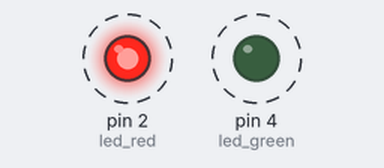
Simulated run of this program. Board: MicroPython board. Shown: output pins drawn as LEDs (lit = HIGH). Dashed ring = blinking. What the program prints to the serial console is not drawn.

Above: at 0.2 s.
Timing chart, 0 to 3.0 s (numbered marks = the images above):
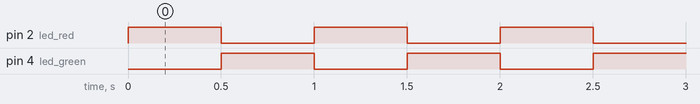

The program:

04_twoLed_infiniteLoop.py
```python
# ==============================================================================
# 04_twoLed_infiniteLoop.py - การควบคุม LED แบบไม่สิ้นสุด (Infinite LED Control)
# ==============================================================================
# โปรแกรมนี้สาธิตการควบคุม LED สองดวงสลับกันแบบไม่มีที่สิ้นสุด
# This program demonstrates controlling two LEDs alternately in an infinite loop
# กด Ctrl+C เพื่อหยุดโปรแกรม (Press Ctrl+C to stop)
# ==============================================================================

import machine
import time

# กำหนดขา GPIO สำหรับ LED ทั้งสองดวง
# Set GPIO pins for both LEDs
led_red = machine.Pin(2, machine.Pin.OUT)    # LED สีแดง (Red LED) - GPIO2
led_green = machine.Pin(4, machine.Pin.OUT)  # LED สีเขียว (Green LED) - GPIO4

print("เริ่มโปรแกรม - กด Ctrl+C เพื่อหยุด (Starting - Press Ctrl+C to stop)")

try:
    while True:
        # เปิด LED แดง, ปิด LED เขียว (Red ON, Green OFF)
        led_red.on()
        led_green.off()
        time.sleep(0.5)

        # ปิด LED แดง, เปิด LED เขียว (Red OFF, Green ON)
        led_red.off()
        led_green.on()
        time.sleep(0.5)

except KeyboardInterrupt:
    # หยุดโปรแกรมเมื่อกด Ctrl+C (Stop program when Ctrl+C is pressed)
    print("\nหยุดโปรแกรม (Program stopped)")

finally:
    # ปิด LED ทั้งสองดวงเมื่อจบโปรแกรม (Turn off both LEDs when done)
    led_red.off()
    led_green.off()
    print("ปิด LED ทั้งหมดแล้ว (All LEDs turned off)")
```

Measured:
- by itself, pin 2 (led_red), pin 4 (led_green): alternates HIGH for 0.50 s and LOW for 0.50 s
